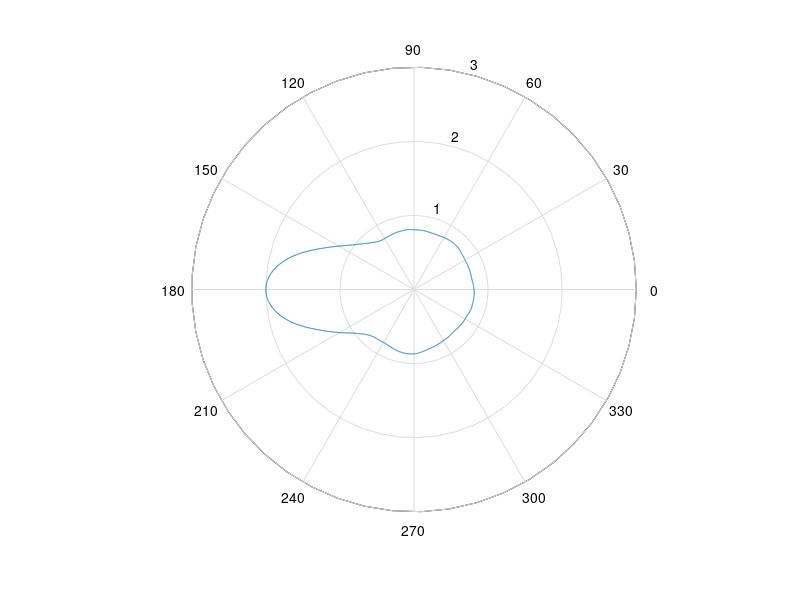

Write MATLAB code to recreate this figure.
clc;
clear;
close all;
k = 9.9417e+06;
% number of sets of localization
NSET = 1000;
% distance between the input and output scatterer. The smaller distance the rougher surface is. 
dis = 0.6e-06;
field = 0;
field_abs = 0;
rand_x = randn(1,NSET);
rand_y = randn(1,NSET);
rand_z = randn(1,NSET);
% For path 1, light is coming in the orignal point and coming out at (1,1,0.01) point. 
for i=1: NSET
point_out = [dis*rand_x(i) dis*rand_y(i) 0.02e-06*rand_z(i)];
phi = linspace(-pi,pi,3600);
phase_1_in = 0;
cos_theta = 0.848;
sin_theta = 0.53;
phase_1_out = (cos_theta*point_out(3)) + (sin_theta*(cos(phi)*point_out(1) + sin(phi)*point_out(2)));
% for path 2 light is coming in the point and out at orignal.
phase_2_in = - (sin_theta*point_out(1));
phase_2_out = 0;
% show the plot
field_1 = exp(k*1i*(phase_1_in + phase_1_out));
field_2 = exp(k*1i*(phase_2_in + phase_2_out));
% here we just assume that for different sets of localization that the
% phase is same. This is also "like" the situation in the experiment since
% the phase shift is mostly determined by the mean free path. 
field = (field_1 + field_2);
field_abs = abs(field) + field_abs;
end
max_field = max(field_abs);
field_abs = field_abs/max_field*sqrt(2);
polar(phi,field_abs.^2);
